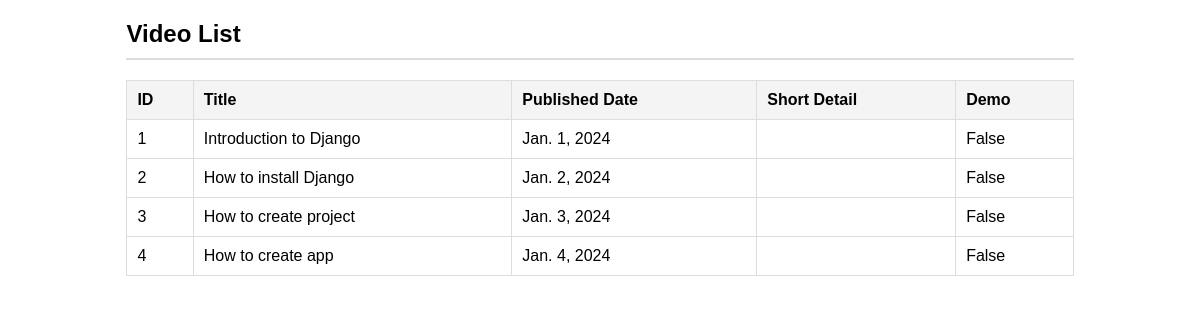
The page /video_list/ on the database its author committed.
### vroom/models.py (models this page shows)
class Video(models.Model):
    title = models.CharField(max_length=255, blank=False)
    published_date = models.DateField()
    short_detail = models.CharField(max_length=300, blank=True)
    demo = models.BooleanField(default=False)

### vroom/views.py (the view)
# urls.py: path('video_list/',views.get_video),
def get_video(request):
    if request.method == "GET":
        videoall = Video.objects.all()
        authorall = Author.objects.all()
        context = {"allvideo": videoall,"allauthor": authorall}
        return render(request, 'video_list.html', context)

### vroom/templates/video_list.html (shortened to what this page needs)
<!DOCTYPE html>
<html lang="th">
<head>
</head>
<body>
    <div class="container">
        <h2>Video List</h2>
        <table>
            <thead>
                <tr>
                    <th>ID</th>
                    <th>Title</th>
                    <th>Published Date</th>
                    <th>Short Detail</th>
                    <th>Demo</th>
                </tr>
            </thead>
            <tbody>
                {% for video in allvideo %}
                <tr>
                    <td>{{ video.id }}</td>
                    <td>{{ video.title }}</td>
                    <td>{{ video.published_date }}</td>
                    <td>{{ video.short_detail }}</td>
                    <td>{{ video.demo }}</td>
                </tr>
                {% empty %}
                <tr>
                    <td colspan="5">No videos available.</td>
                </tr>
                {% endfor %}
            </tbody>
        </table>
    </div>
</body>
</html>

### vroom/templates/video_list.html (style rules this page uses)
body { font-family: Arial, sans-serif; }
.container { width: 80%; margin: 0 auto; }
table { width: 100%; border-collapse: collapse; margin-top: 20px; }
th, td { padding: 10px; border: 1px solid #ddd; text-align: left; }
th { background-color: #f4f4f4; }
h2 { border-bottom: 2px solid #ddd; padding-bottom: 10px; }

### rows shown on the page
Video: id "1", title "Introduction to Django", published_date "Jan. 1, 2024", demo "False"
Video: id "2", title "How to install Django", published_date "Jan. 2, 2024", demo "False"
Video: id "3", title "How to create project", published_date "Jan. 3, 2024", demo "False"
Video: id "4", title "How to create app", published_date "Jan. 4, 2024", demo "False"
